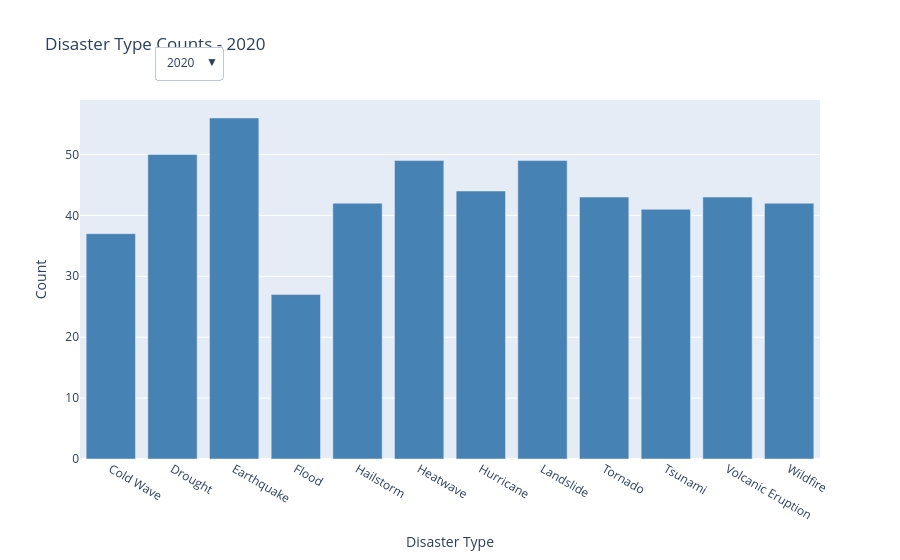

Source (notebook cell):
### Markdown cell above
### Exploratory Data Analysis (EDA)

### Code cell
# Group and aggregate totals per year + event_type
disaster_counts = (
    disaster_df.groupby(['year', 'event_type'])
    .agg(
        count=('event_type', 'size'),
        affected_population=('affected_population', 'sum'),
        total_casualties=('total_casualties', 'sum')
    )
    .reset_index()
)

years = sorted(disaster_counts['year'].unique())
data = []

# Create a bar trace for each year
for y in years:
    subset = disaster_counts[disaster_counts['year'] == y]
    
    hover_text = [
        f"Count: {count:,} <br>"
        f"Affected Population: {affected_pop:,} <br>"
        f"Total Casualties: {casualties:,} <br>"
        for count, affected_pop, casualties in zip(
            subset['count'],
            subset['affected_population'],
            subset['total_casualties']
        )
    ]
            
    data.append(
        go.Bar(
            x=subset['event_type'],
            y=subset['count'],
            name=str(y),
            marker_color='steelblue',  # uniform color
            visible=(y == years[0]),    # only first year visible initially
            hovertext=hover_text,
            hoverinfo='text'
        )
    )

# Create dropdown buttons (one per year)
dropdown_buttons = [
    {
        'label': str(y),
        'method': 'update',
        'args': [
            {'visible': [year == y for year in years]},
            {'title': f'Disaster Type Counts - {y}'}
        ]
    }
    for y in years
]

# Build the figure layout
fig = go.Figure(data=data)
fig.update_layout(
    updatemenus=[{
        'buttons': dropdown_buttons,
        'direction': 'down',
        'showactive': True,
        'x': 0.1,
        'xanchor': 'left',
        'y': 1.15,
        'yanchor': 'top'
    }],
    title=f'Disaster Type Counts - {years[0]}',
    xaxis_title='Disaster Type',
    yaxis_title='Count',
    showlegend=False
)

fig.show()

### Figure 1 — Plotly figure (JSON) as saved in the notebook; plotly's stock layout.template omitted (floating-point values rounded to 4 significant figures)
{"data": [{"hoverinfo": "text", "hovertext": ["Count: 37 <br>Affected Population: 18,513,787 <br>Total Casualties: 1,508 <br>", "Count: 50 <br>Affected Population: 40,824,071 <br>Total Casualties: 3,242 <br>", "Count: 56 <br>Affected Population: 37,421,104 <br>Total Casualties: 927 <br>", "Count: 27 <br>Affected Population: 14,062,775 <br>Total Casualties: 2,255 <br>", "Count: 42 <br>Affected Population: 24,042,193 <br>Total Casualties: 2,368 <br>", "Count: 49 <br>Affected Population: 50,047,803 <br>Total Casualties: 4,403 <br>", "Count: 44 <br>Affected Population: 29,008,984 <br>Total Casualties: 715 <br>", "Count: 49 <br>Affected Population: 23,580,528 <br>Total Casualties: 3,030 <br>", "Count: 43 <br>Affected Population: 50,822,818 <br>Total Casualties: 2,707 <br>", "Count: 41 <br>Affected Population: 37,851,287 <br>Total Casualties: 840 <br>", "Count: 43 <br>Affected Population: 10,062,446 <br>Total Casualties: 802 <br>", "Count: 42 <br>Affected Population: 42,434,409 <br>Total Casualties: 2,184 <br>"], "marker": {"color": "steelblue"}, "name": "2020", "type": "bar", "visible": true, "x": ["Cold Wave", "Drought", "Earthquake", "Flood", "Hailstorm", "Heatwave", "Hurricane", "Landslide", "Tornado", "Tsunami", "Volcanic Eruption", "Wildfire"], "y": [37, 50, 56, 27, 42, 49, 44, 49, 43, 41, 43, 42]}, {"hoverinfo": "text", "hovertext": ["Count: 39 <br>Affected Population: 54,023,127 <br>Total Casualties: 1,741 <br>", "Count: 49 <br>Affected Population: 61,823,294 <br>Total Casualties: 3,623 <br>", "Count: 50 <br>Affected Population: 20,150,398 <br>Total Casualties: 712 <br>", "Count: 48 <br>Affected Population: 24,745,091 <br>Total Casualties: 3,058 <br>", "Count: 35 <br>Affected Population: 28,454,971 <br>Total Casualties: 1,450 <br>", "Count: 39 <br>Affected Population: 31,552,280 <br>Total Casualties: 2,921 <br>", "Count: 52 <br>Affected Population: 27,154,919 <br>Total Casualties: 733 <br>", "Count: 42 <br>Affected Population: 43,668,645 <br>Total Casualties: 2,289 <br>", "Count: 35 <br>Affected Population: 41,398,006 <br>Total Casualties: 1,492 <br>", "Count: 36 <br>Affected Population: 32,255,574 <br>Total Casualties: 779 <br>", "Count: 48 <br>Affected Population: 45,447,276 <br>Total Casualties: 723 <br>", "Count: 35 <br>Affected Population: 29,837,229 <br>Total Casualties: 2,613 <br>"], "marker": {"color": "steelblue"}, "name": "2021", "type": "bar", "visible": false, "x": ["Cold Wave", "Drought", "Earthquake", "Flood", "Hailstorm", "Heatwave", "Hurricane", "Landslide", "Tornado", "Tsunami", "Volcanic Eruption", "Wildfire"], "y": [39, 49, 50, 48, 35, 39, 52, 42, 35, 36, 48, 35]}, {"hoverinfo": "text", "hovertext": ["Count: 52 <br>Affected Population: 28,937,100 <br>Total Casualties: 4,674 <br>", "Count: 42 <br>Affected Population: 84,950,190 <br>Total Casualties: 3,002 <br>", "Count: 45 <br>Affected Population: 22,486,476 <br>Total Casualties: 596 <br>", "Count: 32 <br>Affected Population: 29,805,013 <br>Total Casualties: 2,423 <br>", "Count: 43 <br>Affected Population: 29,974,592 <br>Total Casualties: 2,466 <br>", "Count: 48 <br>Affected Population: 21,978,616 <br>Total Casualties: 3,715 <br>", "Count: 30 <br>Affected Population: 19,516,822 <br>Total Casualties: 460 <br>", "Count: 41 <br>Affected Population: 50,686,955 <br>Total Casualties: 1,128 <br>", "Count: 32 <br>Affected Population: 24,469,942 <br>Total Casualties: 1,678 <br>", "Count: 45 <br>Affected Population: 37,084,816 <br>Total Casualties: 579 <br>", "Count: 51 <br>Affected Population: 30,548,568 <br>Total Casualties: 1,025 <br>", "Count: 39 <br>Affected Population: 89,516,559 <br>Total Casualties: 2,145 <br>"], "marker": {"color": "steelblue"}, "name": "2022", "type": "bar", "visible": false, "x": ["Cold Wave", "Drought", "Earthquake", "Flood", "Hailstorm", "Heatwave", "Hurricane", "Landslide", "Tornado", "Tsunami", "Volcanic Eruption", "Wildfire"], "y": [52, 42, 45, 32, 43, 48, 30, 41, 32, 45, 51, 39]}, {"hoverinfo": "text", "hovertext": ["Count: 35 <br>Affected Population: 25,494,211 <br>Total Casualties: 1,815 <br>", "Count: 50 <br>Affected Population: 47,599,109 <br>Total Casualties: 2,168 <br>", "Count: 53 <br>Affected Population: 24,470,244 <br>Total Casualties: 1,041 <br>", "Count: 41 <br>Affected Population: 40,758,492 <br>Total Casualties: 2,161 <br>", "Count: 47 <br>Affected Population: 50,544,955 <br>Total Casualties: 2,761 <br>", "Count: 46 <br>Affected Population: 22,078,869 <br>Total Casualties: 2,484 <br>", "Count: 43 <br>Affected Population: 33,590,455 <br>Total Casualties: 601 <br>", "Count: 45 <br>Affected Population: 34,539,674 <br>Total Casualties: 1,805 <br>", "Count: 45 <br>Affected Population: 24,406,660 <br>Total Casualties: 2,774 <br>", "Count: 61 <br>Affected Population: 19,551,987 <br>Total Casualties: 841 <br>", "Count: 48 <br>Affected Population: 55,322,799 <br>Total Casualties: 769 <br>", "Count: 39 <br>Affected Population: 25,276,495 <br>Total Casualties: 1,581 <br>"], "marker": {"color": "steelblue"}, "name": "2023", "type": "bar", "visible": false, "x": ["Cold Wave", "Drought", "Earthquake", "Flood", "Hailstorm", "Heatwave", "Hurricane", "Landslide", "Tornado", "Tsunami", "Volcanic Eruption", "Wildfire"], "y": [35, 50, 53, 41, 47, 46, 43, 45, 45, 61, 48, 39]}, {"hoverinfo": "text", "hovertext": ["Count: 45 <br>Affected Population: 49,759,095 <br>Total Casualties: 2,676 <br>", "Count: 43 <br>Affected Population: 95,235,670 <br>Total Casualties: 2,097 <br>", "Count: 51 <br>Affected Population: 12,900,431 <br>Total Casualties: 672 <br>", "Count: 44 <br>Affected Population: 77,215,336 <br>Total Casualties: 1,889 <br>", "Count: 48 <br>Affected Population: 37,094,738 <br>Total Casualties: 2,576 <br>", "Count: 35 <br>Affected Population: 45,053,891 <br>Total Casualties: 1,425 <br>", "Count: 46 <br>Affected Population: 35,782,002 <br>Total Casualties: 684 <br>", "Count: 55 <br>Affected Population: 57,102,291 <br>Total Casualties: 3,390 <br>", "Count: 46 <br>Affected Population: 76,586,299 <br>Total Casualties: 4,282 <br>", "Count: 38 <br>Affected Population: 19,807,510 <br>Total Casualties: 587 <br>", "Count: 45 <br>Affected Population: 20,004,011 <br>Total Casualties: 664 <br>", "Count: 46 <br>Affected Population: 51,292,118 <br>Total Casualties: 2,117 <br>"], "marker": {"color": "steelblue"}, "name": "2024", "type": "bar", "visible": false, "x": ["Cold Wave", "Drought", "Earthquake", "Flood", "Hailstorm", "Heatwave", "Hurricane", "Landslide", "Tornado", "Tsunami", "Volcanic Eruption", "Wildfire"], "y": [45, 43, 51, 44, 48, 35, 46, 55, 46, 38, 45, 46]}, {"hoverinfo": "text", "hovertext": ["Count: 30 <br>Affected Population: 13,286,553 <br>Total Casualties: 1,444 <br>", "Count: 28 <br>Affected Population: 50,730,841 <br>Total Casualties: 718 <br>", "Count: 32 <br>Affected Population: 8,730,239 <br>Total Casualties: 425 <br>", "Count: 29 <br>Affected Population: 33,943,170 <br>Total Casualties: 1,836 <br>", "Count: 33 <br>Affected Population: 62,535,525 <br>Total Casualties: 2,211 <br>", "Count: 18 <br>Affected Population: 68,868,224 <br>Total Casualties: 1,273 <br>", "Count: 37 <br>Affected Population: 19,244,635 <br>Total Casualties: 528 <br>", "Count: 43 <br>Affected Population: 23,812,685 <br>Total Casualties: 3,667 <br>", "Count: 36 <br>Affected Population: 22,730,263 <br>Total Casualties: 919 <br>", "Count: 26 <br>Affected Population: 5,612,914 <br>Total Casualties: 256 <br>", "Count: 26 <br>Affected Population: 7,520,156 <br>Total Casualties: 364 <br>", "Count: 36 <br>Affected Population: 18,030,275 <br>Total Casualties: 3,023 <br>"], "marker": {"color": "steelblue"}, "name": "2025", "type": "bar", "visible": false, "x": ["Cold Wave", "Drought", "Earthquake", "Flood", "Hailstorm", "Heatwave", "Hurricane", "Landslide", "Tornado", "Tsunami", "Volcanic Eruption", "Wildfire"], "y": [30, 28, 32, 29, 33, 18, 37, 43, 36, 26, 26, 36]}], "layout": {"showlegend": false, "title": {"text": "Disaster Type Counts - 2020"}, "updatemenus": [{"buttons": [{"args": [{"visible": [true, false, false, false, false, false]}, {"title": "Disaster Type Counts - 2020"}], "label": "2020", "method": "update"}, {"args": [{"visible": [false, true, false, false, false, false]}, {"title": "Disaster Type Counts - 2021"}], "label": "2021", "method": "update"}, {"args": [{"visible": [false, false, true, false, false, false]}, {"title": "Disaster Type Counts - 2022"}], "label": "2022", "method": "update"}, {"args": [{"visible": [false, false, false, true, false, false]}, {"title": "Disaster Type Counts - 2023"}], "label": "2023", "method": "update"}, {"args": [{"visible": [false, false, false, false, true, false]}, {"title": "Disaster Type Counts - 2024"}], "label": "2024", "method": "update"}, {"args": [{"visible": [false, false, false, false, false, true]}, {"title": "Disaster Type Counts - 2025"}], "label": "2025", "method": "update"}], "direction": "down", "showactive": true, "x": 0.1, "xanchor": "left", "y": 1.15, "yanchor": "top"}], "xaxis": {"title": {"text": "Disaster Type"}}, "yaxis": {"title": {"text": "Count"}}}}
